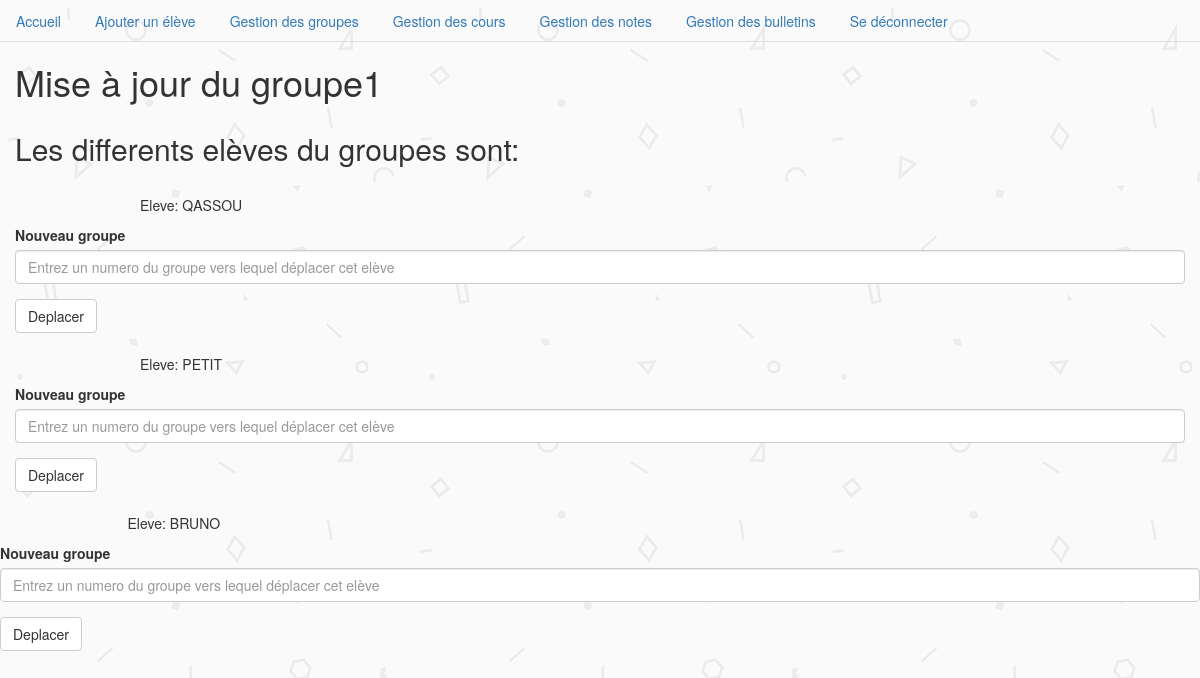
The page /majGroupe.php?id=1 (signed in) on the database its author committed.
### tables this page shows
CREATE TABLE IF NOT EXISTS `eleve` (
  `matricule` int(4) NOT NULL AUTO_INCREMENT,
  `nom_eleve` varchar(255) DEFAULT NULL,
  `prenom_eleve` varchar(255) DEFAULT NULL,
  `adresse` varchar(255) DEFAULT NULL,
  `code_postal` int(4) DEFAULT NULL,
  `ville` varchar(255) DEFAULT NULL,
  `tel_domicile` varchar(255) DEFAULT NULL,
  `tel_mobile` varchar(255) DEFAULT NULL,
  `date_naissance` varchar(255) DEFAULT NULL,
  `sexe` varchar(255) DEFAULT NULL,
  `date_inscription` varchar(255) DEFAULT NULL,
  `etablissement` varchar(255) DEFAULT NULL,
  `photo` longblob,
  `vaccinations` varchar(255) DEFAULT NULL,
  `allergies` varchar(255) DEFAULT NULL,
  `remarques` varchar(255) DEFAULT NULL,
  `bulletin` int(11) DEFAULT '0',
  `num_groupe` int(11) NOT NULL DEFAULT '99',
  PRIMARY KEY (`matricule`),
  KEY `num_groupe` (`num_groupe`)
);

### majGroupe.php (the view, shortened to what this page needs)
<?php
if (isset($_GET['id']))
{
		$id=$_GET['id'];
}
?>
<!DOCTYPE html>
<html xmlns="http://www.w3.org/1999/xhtml" xml:lang="fr" lang="fr">
<head>
 <link href="css/bootstrap.min.css" media="screen" type="text/css" rel="stylesheet">
 <link rel="stylesheet" media="screen" type="text/css" href="css/style.css"/>
</head>
<body >
		<header>
				<?php include("navigation.php"); ?>
		</header>
<div class=" center-block col-md-12" >
<?php echo("<p><h1> Mise à jour du groupe".$id."</h1></p>");?>
</div>
<?php
			include("connexion_bdd.php");
			echo("<div class=' center-block col-md-12' ><p><h2> Les differents elèves du groupes sont:</p></h2><div>");
			$req_search = "SELECT * FROM eleve WHERE Num_groupe=$id";
			$req_search = $pdo->query($req_search);
			$req_search->setFetchMode(PDO::FETCH_OBJ);
			while ($result=$req_search->fetch())
			{
			echo("<div class=' center-block col-md-12' ></br><form class='form-horizontal' method='post' action='#'>
			<div  class='col-md-4  col-md-offset-1'>
			<p><tr><td> Eleve: " . $result->nom_eleve . "</td></tr></p>
			</div></div>");
			echo("<div class='form-group'>
			<label >Nouveau groupe</label>
			<input type='text' name='num_groupe' class='form-control'  placeholder='Entrez un numero du groupe vers lequel déplacer cet elève'/></div>");
			echo("<button type='submit' name='deplace' class='btn btn-default'>Deplacer</button></div></form><div class=' center-block col-md-12' ></div>");
			}
?>
</body>
</html>

### css/style.css (style rules this page uses)
body { background:url("fond.png") repeat fixed; }

### rows shown on the page
eleve: nom_eleve "QASSOU"
eleve: nom_eleve "PETIT"
eleve: nom_eleve "BRUNO"

### other values the page prints
$id "1"
